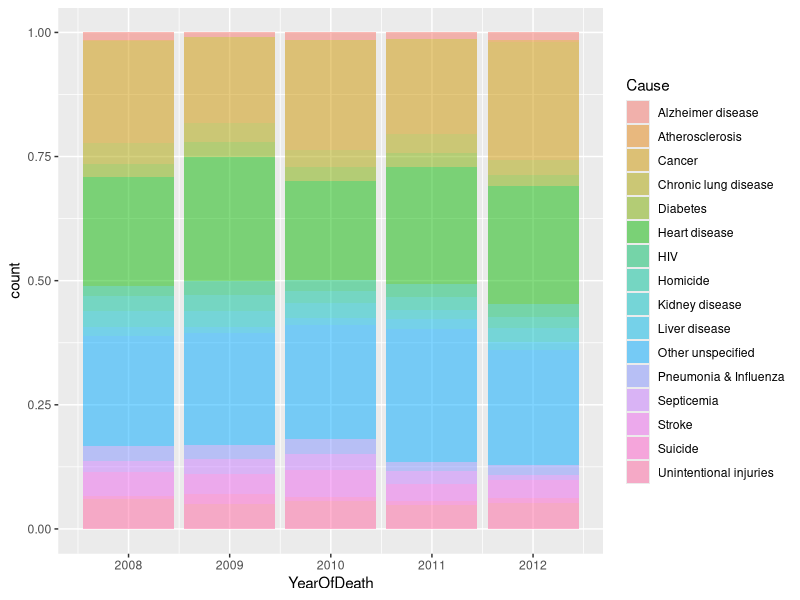

Generate this figure with R:
## ---- chunk 1
knitr::opts_chunk$set(echo = TRUE)
## ---- chunk 2
##TASK 5.Visualizations I

##Import the dataset
Hartford<- read.csv("HartfordDeathsCleaned.csv")
## ---- chunk 3
##Content description
##View the datatypes
str(Hartford)
## ---- chunk 4
##Transform the data from wide into long format
library(reshape2)
DataWide<- melt(Hartford, value= c("Age", "Cause"))
## ---- chunk 5
##Split the Neighbourhood column into Neighbor and Direction
library(tidyr)
sepData<- separate(DataWide, col = Neighborhood, into = c("Neighbor", "Direction"), sep = " ")
## ---- chunk 6
##Combine columns gender and AgeGroup
CombineData<- unite(Hartford, Gender_Group, Gender, AgeGroup, sep = "/")
## ---- chunk 7
##Create a plot using ggplot
library(ggplot2)
Hartford %>%
    ggplot(aes(YearOfDeath, fill= Cause))+
    geom_bar(position = "fill", alpha= 0.5)+
    theme_gray()
